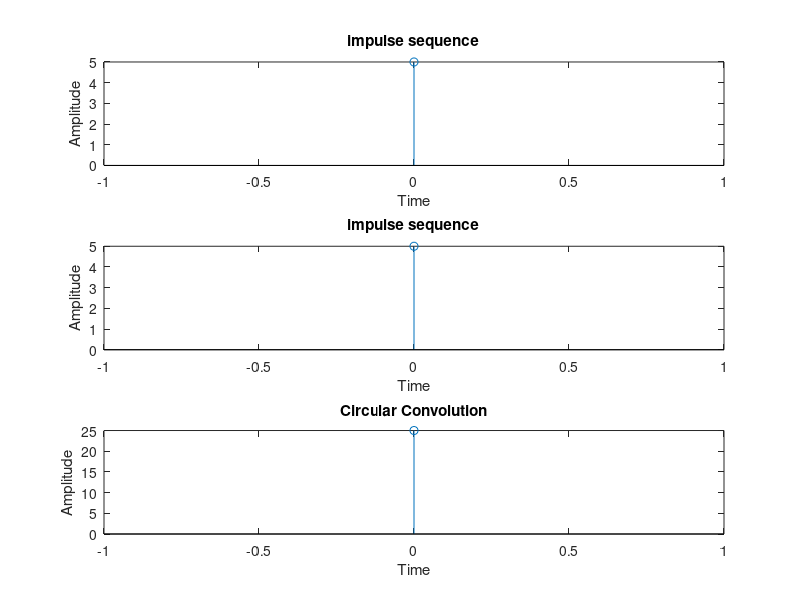

Write the MATLAB code that produced this figure.
clc;
clear all;
x1=input('enter the first sequence :');
x2=input('enter the second sequence :');
N1=length(x1);
N2=length(x2);
N=max(N1,N2);
N3=N1-N2
if(N3>0)
    x2=[x2,zeros(1,N3)];
else
    x1=[x1,zeros(1,-N3)];
end
for m=1:N
    y(m)=0;
    for n=1:N
        i=m-n+1;
        if(i<=0)
            i=N+i;
        end
     y(m)=y(m)+x1(n)*x2(i);
    end
end
subplot(3,1,1);stem(0:N-1,x1(1:N));xlabel('Time');ylabel('Amplitude');title('impulse sequence');
subplot(3,1,2);stem(0:N-1,x2(1:N));xlabel('Time');ylabel('Amplitude');title('impulse sequence');
subplot(3,1,3);stem(0:N-1,y);xlabel('Time');ylabel('Amplitude');title('Circular Convolution');